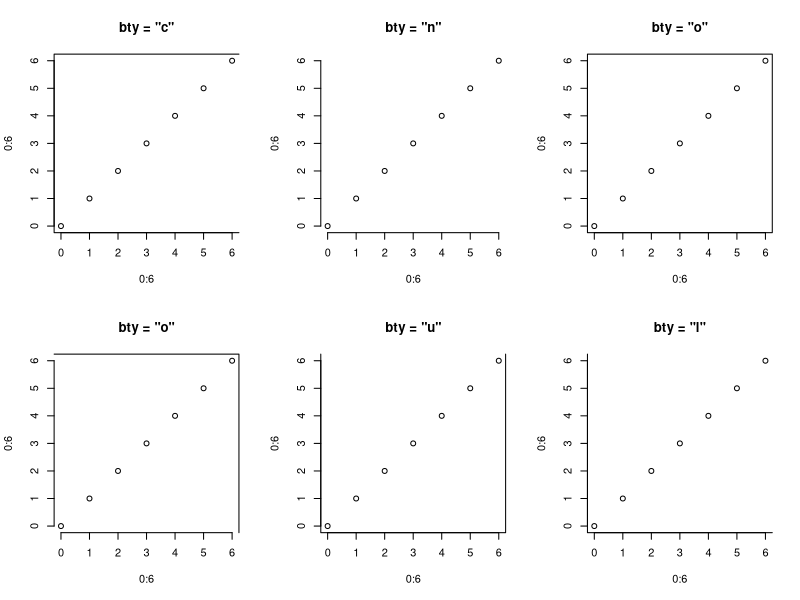
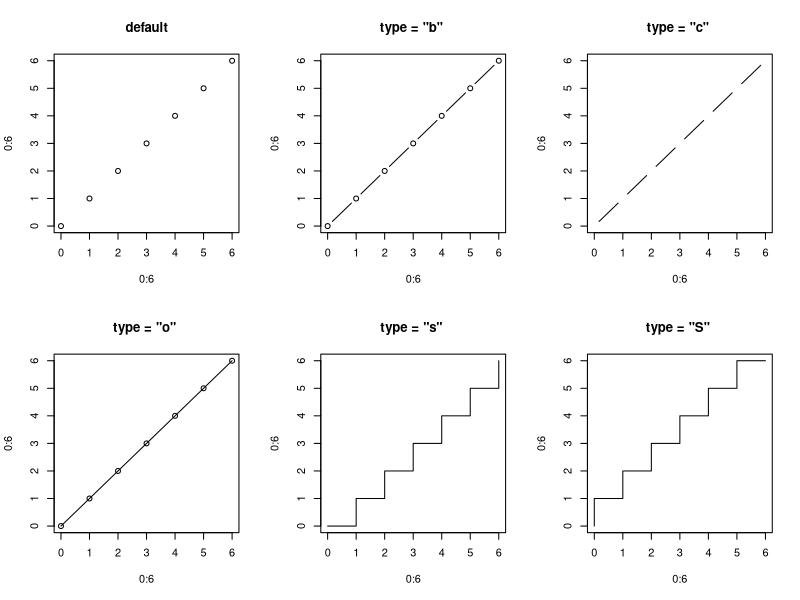
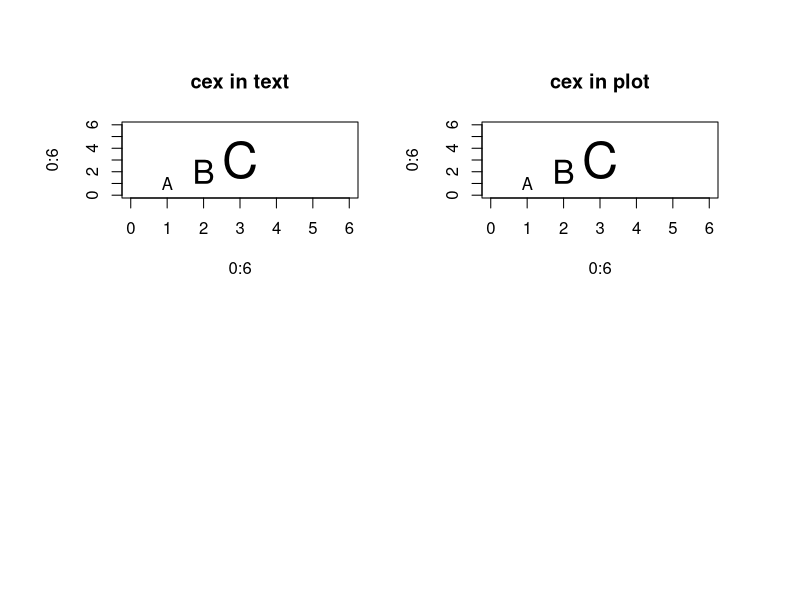

The R source for these figures, in order: (Note: this script raises an error after producing the figures.)
# plot ----
# bty ----

op <- par(no.readonly = TRUE)
par(mfrow = c(2, 3))

plot(0:6, 0:6, bty = "C", main = ' bty = \"c\" ')

plot(0:6, 0:6, bty = "n", main = ' bty = \"n\" ')

plot(0:6, 0:6, bty = "o", main = ' bty = \"o\" ')

plot(0:6, 0:6, bty = "7", main = ' bty = \"o\" ')

plot(0:6, 0:6, bty = "u", main = ' bty = \"u\" ')

plot(0:6, 0:6, bty = "l", main = ' bty = \"l\" ')
par(op)


# type ----
op <- par(no.readonly = TRUE)
par(mfrow = c(2, 3))

plot(0:6, 0:6, main = 'default')

plot(0:6, 0:6, type = 'b', main = 'type = \"b\" ')

plot(0:6, 0:6, type = 'c', main = 'type = \"c\" ')

plot(0:6, 0:6, type = 'o', main = 'type = \"o\" ')

plot(0:6, 0:6, type = 's', main = 'type = \"s\" ')

plot(0:6, 0:6, type = 'S', main = 'type = \"S\" ')
par(op)


# cex ----
op <- par(no.readonly = TRUE)
par(mfrow = c(2,2), oma = c(2, 2, 2, 2), cex = 1)
plot(0:6, 0:6, type = 'n', main = 'cex in text')
text(1:3, 1:3, labels = LETTERS[1:3], cex = 1:3)
plot(0:6, 0:6, type = 'n', main = 'cex in plot')
text(1:3, 1:3, labels = LETTERS[1:3], cex = 1:3)
par(cex = 2)

plot(0:6, 0:6, type = 'n', main = 'cex in par')
text(1:3, 1:3, labels = LETTERS[1:3], cex = 1:3)
plot(0:6, 0:6, type = 'n', main = 'cex in par')
text(1:3, 1:3, labels = c('가', '나', '다'), cex = 1:3)
points(3:5, 1:3, pch = 1:3, cex = 1:3)
# title(main = 'cex', line = 0, outer = T)
par(op)


# srt ----
par('srt')
op <- par(no.readonly = TRUE)
par(mar = c(2, 2, 2, 2))
plot(0:6, 0:6, type = 'n', axes = F, xlab = "", ylab = "")
text(3, 5, 'srt = 0', srt = 0, cex = 2)
text(1, 3, 'srt = 90', srt = 90, cex = 2)
text(3, 1, 'srt = 180', srt = 180, cex = 2)
text(5, 3, 'srt = 270', srt = 270, cex = 2)
text(5, 5, 'srt = -45', srt = -45, cex = 2)
text(1, 5, 'srt = 45', srt = 45, cex = 2)
par(op)


op <- par(no.readonly = TRUE)
par(mfrow = c(3, 3), oma = c(0, 0, 2, 0), mar = c(2, 2, 2, 2))
plot(0:4, 0:4, tck = -0.2, main = 'tck = -0.2')
plot(0:4, 0:4, tck = -0.1, main = 'tck = -0.1')
plot(0:4, 0:4, tck = 0, main = 'tck = 0')
plot(0:4, 0:4, tck = 0.3, main = 'tck = 0.3')
plot(0:4, 0:4, tck = 0.5, main = 'tck = 0.5')
plot(0:4, 0:4, tck = 0.7, main = 'tck = 0.7')
plot(0:4, 0:4, tck = 1, main = 'tck = 1')
par(tck = 0.2)
plot(0:4, 0:4, main = 'tck defined in par')
plot(0:4, 0:4,tck = -0.1, main = 'tck defined in both')
title(main = 'tck', line = 0, outer = T)
par(op)


op <- par(no.readonly = TRUE)
par(mfrow = c(2, 2))
par('mar')
par(mar = c(0, 0, 0, 0))
plot(0:4, 0:4)
title('mar = c(0, 0, 0, 0)')
par(mar = c(2, 2, 2, 2))
plot(0:4, 0:4, main = 'mar = c(2, 2, 2, 2)')
par(mar = c(5, 5, 5, 5))
plot(0:4, 0:4, main = 'mar = c(5, 5, 5, 5)')
par(mar = c(1, 2, 3, 4))
plot(0:4, 0:4, main = 'mar = c(1, 2, 3, 4)')
par(op)